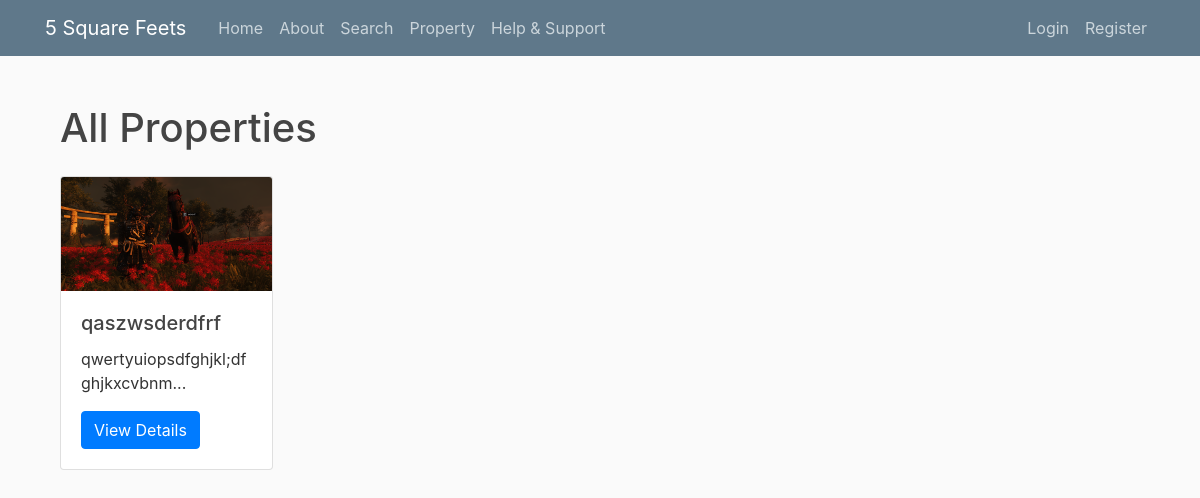
Page /property on the earlier database version.
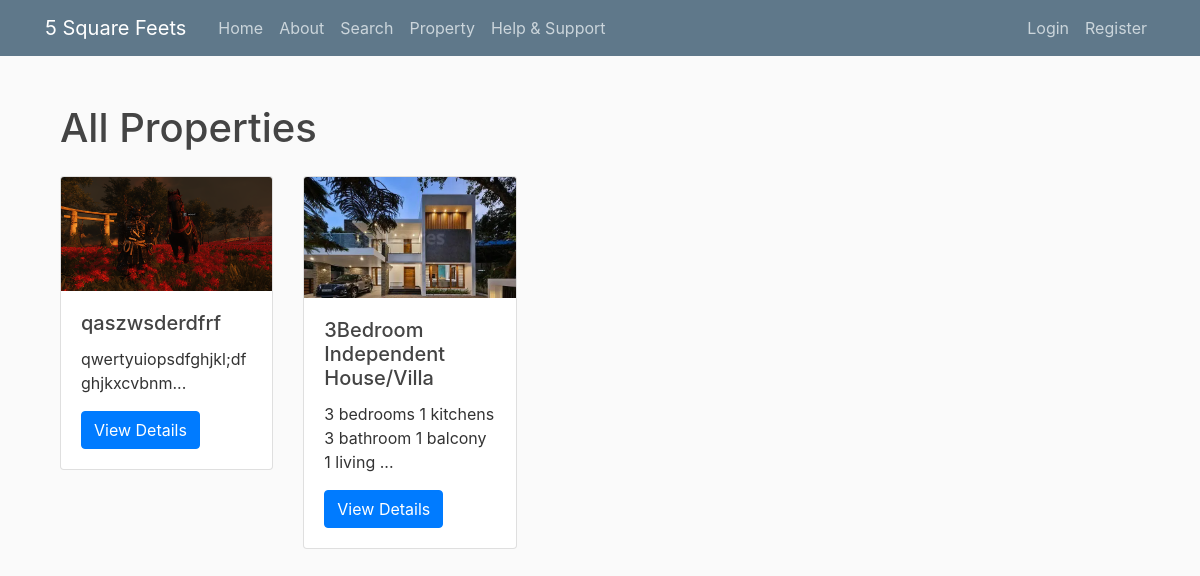
Same page on the later database version.
### fivesquarefeets/models.py (models this page shows, shortened)
class Property(db.Model):
    property_id = db.Column(db.Integer, primary_key=True)
    property_title = db.Column(db.String(100), nullable=False)
    location = db.Column(db.String(100), nullable=False)
    address = db.Column(db.Text, nullable=False)
    property_type = db.Column(db.Enum('house', 'apartment', 'office', 'retail', 'land', name='property_type_enum'), nullable=False)
    status = db.Column(db.Enum('for_sale', 'for_rent', 'pending', 'sold', name='status_enum'), nullable=False)
    price = db.Column(db.Numeric(10, 2), nullable=False)
    description = db.Column(db.Text, nullable=False)
    images = db.Column(db.Text, nullable=True)  # Can store paths or URLs to images
    date_posted = db.Column(db.DateTime, nullable=False, default=datetime.now(timezone.utc))
    user_id = db.Column(db.Integer, db.ForeignKey('user.id'), nullable=False)
    bookings = db.relationship('Booking', backref='property', lazy=True)
    reviews = db.relationship('Review', backref='property', lazy=True)

### fivesquarefeets/routes.py (the view)
@bp.route("/property")
def all_properties():
    properties = Property.query.all()  # Fetch all properties
    return render_template('all_properties.html', title='All Properties', properties=properties)

### fivesquarefeets/templates/all_properties.html
{% extends "layout.html" %}
{% block content %}
<div class="container">
    <h1 class="my-4">All Properties</h1>
    <div class="row">
        {% for property in properties %}
        <div class="col-md-4 mb-4">
            <div class="card">
                <img src="{{ url_for('static', filename='property_pics/' + property.images.split(',')[0].strip()) }}" class="card-img-top" alt="{{ property.property_title }}">
                <div class="card-body">
                    <h5 class="card-title">{{ property.property_title }}</h5>
                    <p class="card-text">{{ property.description[:100] }}...</p>
                    <a href="{{ url_for('main.detailed_view', property_id=property.property_id) }}" class="btn btn-primary">View Details</a>
                </div>
            </div>
        </div>
        {% endfor %}
    </div>
</div>
{% endblock %}

Differences in the rows shown:
added Property: images (picture), property_title "3Bedroom Independent House/Villa", description "3 bedrooms 1 kitchens 3 bathroom 1 balcony 1 living"
